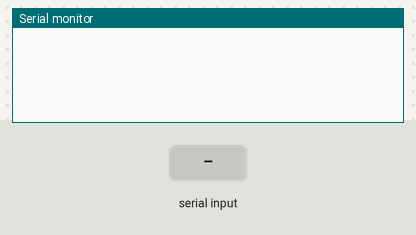
Bench run of a sketch on a simulated Arduino Uno, built with avr-gcc and run on an emulated ATmega328P. Parts: the last lines printed to the serial monitor. Inputs (shaded band) come from the test bench.

Above: at 1.2 s.
1.3 s: "1," received over Serial
At 2.1 s:
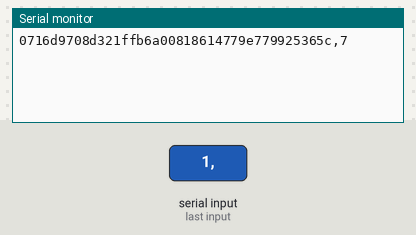
2.8 s: "0," received over Serial
At 3.3 s:
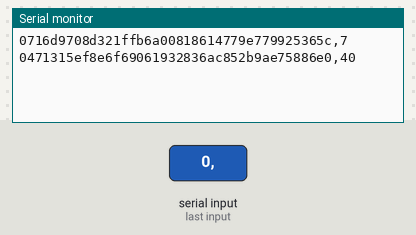
4.4 s: "2," received over Serial
At 5.8 s:
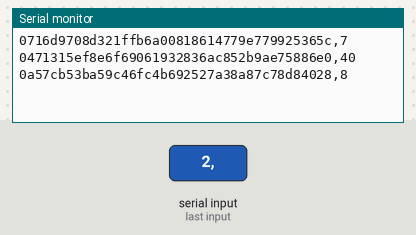

Measured:
- after the input at 1.3 s, the serial monitor: prints a new line at once (image 1)
- after the input at 2.8 s, the serial monitor: prints a new line after 0.17 s (image 2)
- after the input at 4.4 s, the serial monitor: prints a new line at once (image 3)

The sketch:

hashing.ino
```cpp
#include "sha1.h"

void setup(){
  Serial.begin(115200);
}

void loop() {
  if(Serial.available() > 0){
    String s = Serial.readStringUntil(',');
    compute_hash(s);

    //read out the extra bytes
    while(Serial.available())
      Serial.read();
  }
}

//computes the has until it has found a hash that is starting with a '0' character
void compute_hash(String s){

  char *digitArray = "0123456789abcdef";

  int nonce = 0;
  char buffer[40];
  //hash the string until the starting two characters are equal to zero
  //every time we do not find the required hash, we will add a nonce to it by incrementing it
  do{
    String h=s;
    uint8_t *hash;

    //add nonce to the string
    h.concat(nonce);

    Sha1.init();
    Sha1.print(h);
    hash = Sha1.result();

    for(int i=0; i<40; i+=2){
      buffer[i] = digitArray[(hash[i/2] & 0xF0) >> 4];
      buffer[i+1] = digitArray[(hash[i/2] & 0x0F)];
    }
    nonce += 1;
  }while(buffer[0] != '0');

  for(int i=0; i<40; i++){
    Serial.print(buffer[i]);
  }
  Serial.print(",");
  Serial.println(nonce-1);
}
```

sha1.cpp
```cpp
#include <string.h>
#include <avr/io.h>
#include <avr/pgmspace.h>
#include "sha1.h"

#define SHA1_K0 0x5a827999
#define SHA1_K20 0x6ed9eba1
#define SHA1_K40 0x8f1bbcdc
#define SHA1_K60 0xca62c1d6

const uint8_t sha1InitState[] PROGMEM = {
  0x01,0x23,0x45,0x67, // H0
  0x89,0xab,0xcd,0xef, // H1
  0xfe,0xdc,0xba,0x98, // H2
  0x76,0x54,0x32,0x10, // H3
  0xf0,0xe1,0xd2,0xc3  // H4
};

void Sha1Class::init(void) {
  memcpy_P(state.b,sha1InitState,HASH_LENGTH);
  byteCount = 0;
  bufferOffset = 0;
}

uint32_t Sha1Class::rol32(uint32_t number, uint8_t bits) {
  return ((number << bits) | (number >> (32-bits)));
}

void Sha1Class::hashBlock() {
  uint8_t i;
  uint32_t a,b,c,d,e,t;

  a=state.w[0];
  b=state.w[1];
  c=state.w[2];
  d=state.w[3];
  e=state.w[4];
  for (i=0; i<80; i++) {
    if (i>=16) {
      t = buffer.w[(i+13)&15] ^ buffer.w[(i+8)&15] ^ buffer.w[(i+2)&15] ^ buffer.w[i&15];
      buffer.w[i&15] = rol32(t,1);
    }
    if (i<20) {
      t = (d ^ (b & (c ^ d))) + SHA1_K0;
    } else if (i<40) {
      t = (b ^ c ^ d) + SHA1_K20;
    } else if (i<60) {
      t = ((b & c) | (d & (b | c))) + SHA1_K40;
    } else {
      t = (b ^ c ^ d) + SHA1_K60;
    }
    t+=rol32(a,5) + e + buffer.w[i&15];
    e=d;
    d=c;
    c=rol32(b,30);
    b=a;
    a=t;
  }
  state.w[0] += a;
  state.w[1] += b;
  state.w[2] += c;
  state.w[3] += d;
  state.w[4] += e;
}

void Sha1Class::addUncounted(uint8_t data) {
  buffer.b[bufferOffset ^ 3] = data;
  bufferOffset++;
  if (bufferOffset == BLOCK_LENGTH) {
    hashBlock();
    bufferOffset = 0;
  }
}

#if ARDUINO >= 100
size_t Sha1Class::write(uint8_t data) {
#else
void Sha1Class::write(uint8_t data) {
#endif
  ++byteCount;
  addUncounted(data);
}

void Sha1Class::pad() {
  // Implement SHA-1 padding (fips180-2 §5.1.1)

  // Pad with 0x80 followed by 0x00 until the end of the block
  addUncounted(0x80);
  while (bufferOffset != 56) addUncounted(0x00);

  // Append length in the last 8 bytes
  addUncounted(0); // We're only using 32 bit lengths
  addUncounted(0); // But SHA-1 supports 64 bit lengths
  addUncounted(0); // So zero pad the top bits
  addUncounted(byteCount >> 29); // Shifting to multiply by 8
  addUncounted(byteCount >> 21); // as SHA-1 supports bitstreams as well as
  addUncounted(byteCount >> 13); // byte.
  addUncounted(byteCount >> 5);
  addUncounted(byteCount << 3);
}


uint8_t* Sha1Class::result(void) {
  // Pad to complete the last block
  pad();

  // Swap byte order back
  for (int i=0; i<5; i++) {
    uint32_t a,b;
    a=state.w[i];
    b=a<<24;
    b|=(a<<8) & 0x00ff0000;
    b|=(a>>8) & 0x0000ff00;
    b|=a>>24;
    state.w[i]=b;
  }

  // Return pointer to hash (20 characters)
  return state.b;
}

#define HMAC_IPAD 0x36
#define HMAC_OPAD 0x5c

void Sha1Class::initHmac(const uint8_t* key, int keyLength) {
  uint8_t i;
  memset(keyBuffer,0,BLOCK_LENGTH);
  if (keyLength > BLOCK_LENGTH) {
    // Hash long keys
    init();
    for (;keyLength--;) write(*key++);
    memcpy(keyBuffer,result(),HASH_LENGTH);
  } else {
    // Block length keys are used as is
    memcpy(keyBuffer,key,keyLength);
  }
  // Start inner hash
  init();
  for (i=0; i<BLOCK_LENGTH; i++) {
    write(keyBuffer[i] ^ HMAC_IPAD);
  }
}

void Sha1Class::initHmac_P(const uint8_t* key, int keyLength) {
  uint8_t i;
  memset(keyBuffer,0,BLOCK_LENGTH);
  if (keyLength > BLOCK_LENGTH) {
    // Hash long keys
    init();
    for (;keyLength--;) write(pgm_read_byte(key++));
    memcpy(keyBuffer,result(),HASH_LENGTH);
  } else {
    // Block length keys are used as is
    memcpy_P(keyBuffer,key,keyLength);
  }
  // Start inner hash
  init();
  for (i=0; i<BLOCK_LENGTH; i++) {
    write(keyBuffer[i] ^ HMAC_IPAD);
  }
}

uint8_t* Sha1Class::resultHmac(void) {
  uint8_t i;
  // Complete inner hash
  memcpy(innerHash,result(),HASH_LENGTH);
  // Calculate outer hash
  init();
  for (i=0; i<BLOCK_LENGTH; i++) write(keyBuffer[i] ^ HMAC_OPAD);
  for (i=0; i<HASH_LENGTH; i++) write(innerHash[i]);
  return result();
}
Sha1Class Sha1;
```

sha1.h
```cpp
#ifndef Sha1_h
#define Sha1_h

#include <inttypes.h>
#include "Print.h"

#define HASH_LENGTH 20
#define BLOCK_LENGTH 64

union _buffer {
  uint8_t b[BLOCK_LENGTH];
  uint32_t w[BLOCK_LENGTH/4];
};
union _state {
  uint8_t b[HASH_LENGTH];
  uint32_t w[HASH_LENGTH/4];
};

class Sha1Class : public Print
{
  public:
    void init(void);
    void initHmac(const uint8_t* secret, int secretLength);
    void initHmac_P(const uint8_t* secret, int secretLength);
    uint8_t* result(void);
    uint8_t* resultHmac(void);
#if ARDUINO >= 100
    virtual size_t write(uint8_t);
#else
    virtual void write(uint8_t);
#endif
    using Print::write;
  private:
    void pad();
    void addUncounted(uint8_t data);
    void hashBlock();
    uint32_t rol32(uint32_t number, uint8_t bits);
    _buffer buffer;
    uint8_t bufferOffset;
    _state state;
    uint32_t byteCount;
    uint8_t keyBuffer[BLOCK_LENGTH];
    uint8_t innerHash[HASH_LENGTH];

};
extern Sha1Class Sha1;

#endif
```
